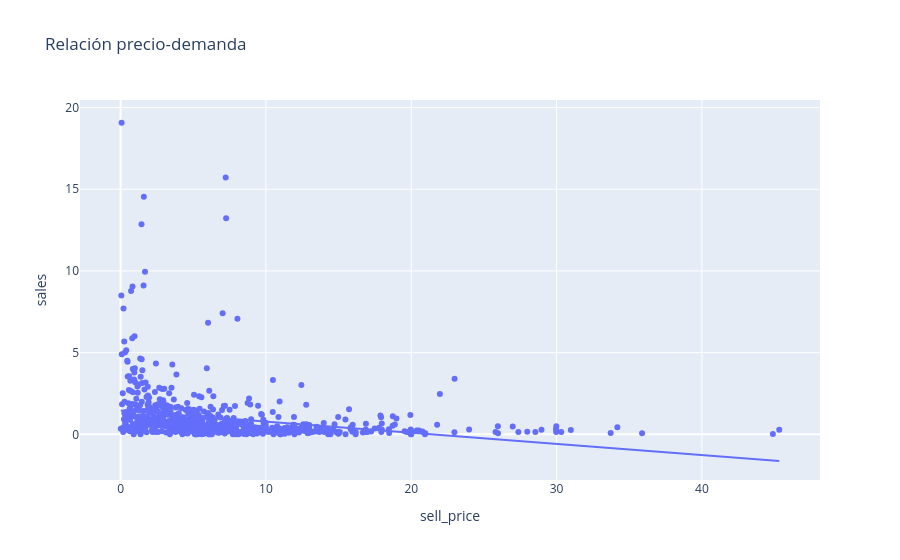

Notebook code cell kept with this figure:
### Code cell
agg = df.groupby('sell_price')['sales'].mean().reset_index()

px.scatter(agg, x='sell_price', y='sales', trendline='ols',
           title='Relación precio-demanda')

### Figure 1 — Plotly figure (JSON) as saved in the notebook; plotly's stock layout.template omitted (floating-point values rounded to 4 significant figures; data arrays with more than 128 entries replaced by an {"elided": "..."} marker saying what was removed)
{"data": [{"hovertemplate": "sell_price=%{x}<br>sales=%{y}<extra></extra>", "legendgroup": "", "marker": {"color": "#636efa", "symbol": "circle"}, "mode": "markers", "name": "", "orientation": "v", "showlegend": false, "type": "scatter", "x": {"elided": "760 float values"}, "xaxis": "x", "y": {"elided": "760 float values"}, "yaxis": "y"}, {"hovertemplate": "<b>OLS trendline</b><br>sales = -0.068185 * sell_price + 1.45834<br>R<sup>2</sup>=0.062971<br><br>sell_price=%{x}<br>sales=%{y} <b>(trend)</b><extra></extra>", "legendgroup": "", "marker": {"color": "#636efa", "symbol": "circle"}, "mode": "lines", "name": "", "showlegend": false, "type": "scatter", "x": {"elided": "760 float values"}, "xaxis": "x", "y": {"elided": "760 float values"}, "yaxis": "y"}], "layout": {"legend": {"tracegroupgap": 0}, "title": {"text": "Relación precio-demanda"}, "xaxis": {"anchor": "y", "domain": [0, 1], "title": {"text": "sell_price"}}, "yaxis": {"anchor": "x", "domain": [0, 1], "title": {"text": "sales"}}}}
